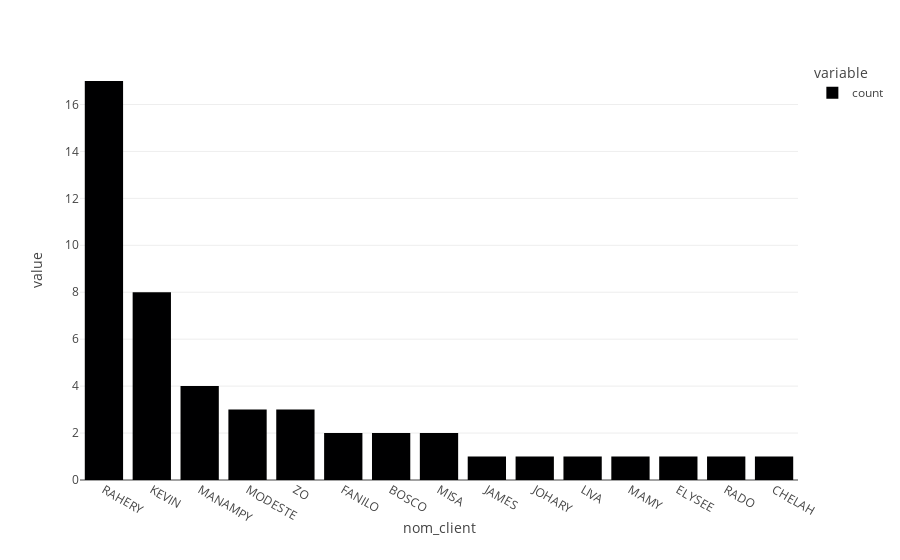

The code cell stored with this chart in its notebook:
### Code cell
fig = px.bar(df1.nom_client.value_counts().head(15))
fig.show()

### Figure 1 — Plotly figure (JSON) as saved in the notebook; plotly's stock layout.template omitted (floating-point values rounded to 4 significant figures)
{"data": [{"alignmentgroup": "True", "hovertemplate": "variable=count<br>nom_client=%{x}<br>value=%{y}<extra></extra>", "legendgroup": "count", "marker": {"color": "#000001", "pattern": {"shape": ""}}, "name": "count", "offsetgroup": "count", "orientation": "v", "showlegend": true, "textposition": "auto", "type": "bar", "x": ["RAHERY", "KEVIN", "MANAMPY", "MODESTE", "ZO", "FANILO", "BOSCO", "MISA", "JAMES", "JOHARY", "LIVA", "MAMY", "ELYSEE", "RADO", "CHELAH"], "xaxis": "x", "y": [17, 8, 4, 3, 3, 2, 2, 2, 1, 1, 1, 1, 1, 1, 1], "yaxis": "y"}], "layout": {"barmode": "relative", "legend": {"title": {"text": "variable"}, "tracegroupgap": 0}, "margin": {"t": 60}, "xaxis": {"anchor": "y", "domain": [0, 1], "title": {"text": "nom_client"}}, "yaxis": {"anchor": "x", "domain": [0, 1], "title": {"text": "value"}}}}
